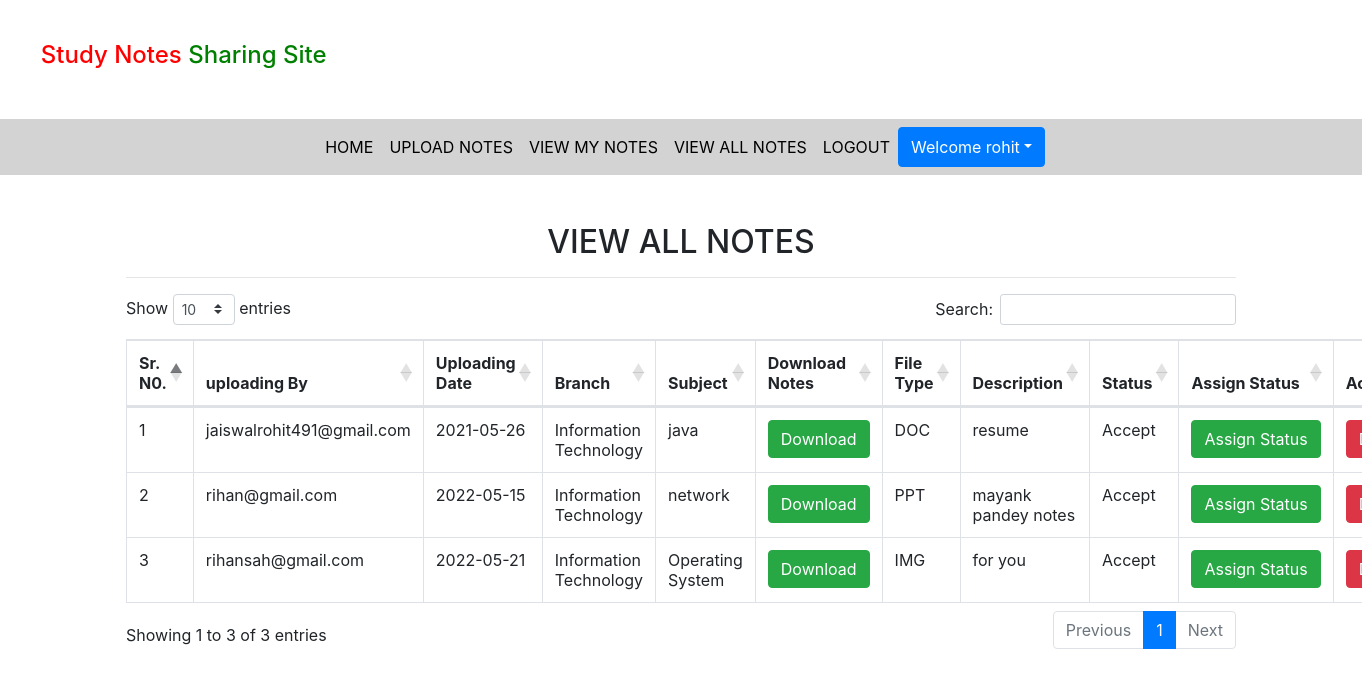
Screenshot of /viewallnotes/ (signed in) with the database file from the repository.
### notes/models.py (models this page shows, shortened)
class Notes(models.Model):
    user = models.ForeignKey(User, on_delete=models.CASCADE)
    uploadingdate = models.CharField(max_length=30)
    branch = models.CharField(max_length=30)
    subject = models.CharField(max_length=30,)
    notesfile = models.FileField(null=True)
    filetype = models.CharField(max_length=30,)
    description = models.CharField(max_length=200, null=True)
    status=models.CharField(max_length=15,)

### notes/views.py (the view)
# urls.py: path('viewallnotes/',viewallnotes,name='viewallnotes'),
def viewallnotes(request):
    if not request.user.is_authenticated:
        return redirect('login')
    notes = Notes.objects.filter(status="Accept")
    d = {'notes':notes}
    return render(request,'viewallnotes.html',d)

### notes/templates/viewallnotes.html (shortened to what this page needs)
{% extends 'usernavigation.html' %}
{% load static %}
{% block body %}
<link rel="stylesheet" href="https://cdnjs.cloudflare.com/ajax/libs/twitter-bootstrap/4.5.2/css/bootstrap.css">
<link rel="stylesheet" href="https://cdn.datatables.net/1.10.24/css/dataTables.bootstrap4.min.css">
<div class="container mt-5">
    <h2 class="text-center">VIEW ALL NOTES</h2>
    <HR>
    <table class="table table-bordered" id="example">
       <thead>
           <tr>
               <th>Sr. N0.</th>
               <th>uploading By</th>
               <th>Uploading Date</th>
               <th>Branch</th>
               <th>Subject</th>
               <th>Download Notes</th>
               <th>File Type</th>
               <th>Description</th>
               <th>Status</th>
               <th>Assign Status</th>
               <th>Action</th>
           </tr>
       </thead>
       <tbody>
           {% for i in notes %}
           <tr>
               <td>{{forloop.counter}}</td>
               <td>{{i.user.username}}</td>
               <td>{{i.uploadingdate}}</td>
               <td>{{i.branch}}</td>
               <td>{{i.subject}}</td>
               <td><a href="{{i.notesfile.url}}" class="btn btn-success" download>Download</a></td>
               <td>{{i.filetype}}</td>
               <td>{{i.description}}</td>
               <td>{{i.status}}</td>
               <td><a href="{% url 'assign_status' i.id %}" class = "btn btn-success">Assign&nbsp;Status</a></td>
               <td><a href="{% url 'delete_notes' i.id %}" class = "btn btn-danger" onclick="return confirm('Are you sure?')">Delete</a></td>
           </tr>
           {% endfor %}
        </tbody>
   </table>
</div>
{% endblock %}

### notes/templates/usernavigation.html (shortened to what this page needs)
<html lang="en">
<head>
    {% load static %}
  <link rel="stylesheet" href="https://maxcdn.bootstrapcdn.com/bootstrap/4.3.1/css/bootstrap.min.css">
  <link rel="stylesheet" href="https://use.fontawesome.com/releases/v5.6.3/css/all.css"></head>
  <link rel="stylesheet" href="{% static 'css/mystyle.css'%}">
</head>
<body>
<h4 style = "padding : 3%"><span style="color:red">Study Notes</span><span style="color:green"> Sharing Site</span></h4>
<nav class=" navbar navbar-expand-sm justify-content-center" style = "background-color: lightgrey;">
<ul class="navbar-nav">
  <li class="navbar-item">
      <a class="nav-link" href="{% url 'profile' %}">HOME</a>
  </li>
  <li class="navbar-item">
    <a class="nav-link" href="{% url 'upload_notes' %}">UPLOAD NOTES</a>
  </li>
  <li class="navbar-item">
    <a class="nav-link" href="{% url 'view_mynotes' %}">VIEW MY NOTES</a>
  </li>
  <li class="navbar-item">
    <a class="nav-link" href="{% url 'viewallnotes' %}">VIEW ALL NOTES</a>
  </li>
  <li class="navbar-item">
    <a class="nav-link" href="{% url 'logout' %}">LOGOUT</a>
  </li>
<div class="btn-group">
    <button type="button" class="btn btn-primary dropdown-toggle" data-toggle="dropdown">Welcome {{request.user.first_name}}</button>
</div>
</ul>
</nav>
</body>
</html>
{% block body %}
{% endblock %}

### notes/static/css/mystyle.css (style rules this page uses)
.nav-link { color : black }

### rows the page displays
Notes: user.username "jaiswalrohit491@gmail.com", uploadingdate "2021-05-26", branch "Information Technology", subject "java", filetype "DOC", description "resume", status "Accept"
Notes: user.username "rihan@gmail.com", uploadingdate "2022-05-15", branch "Information Technology", subject "network", filetype "PPT", description "mayank pandey notes", status "Accept"
Notes: user.username "rihansah@gmail.com", uploadingdate "2022-05-21", branch "Information Technology", subject "Operating System", filetype "IMG", description "for you", status "Accept"

### other values shown
{{ request.user.first_name }} "rohit"
